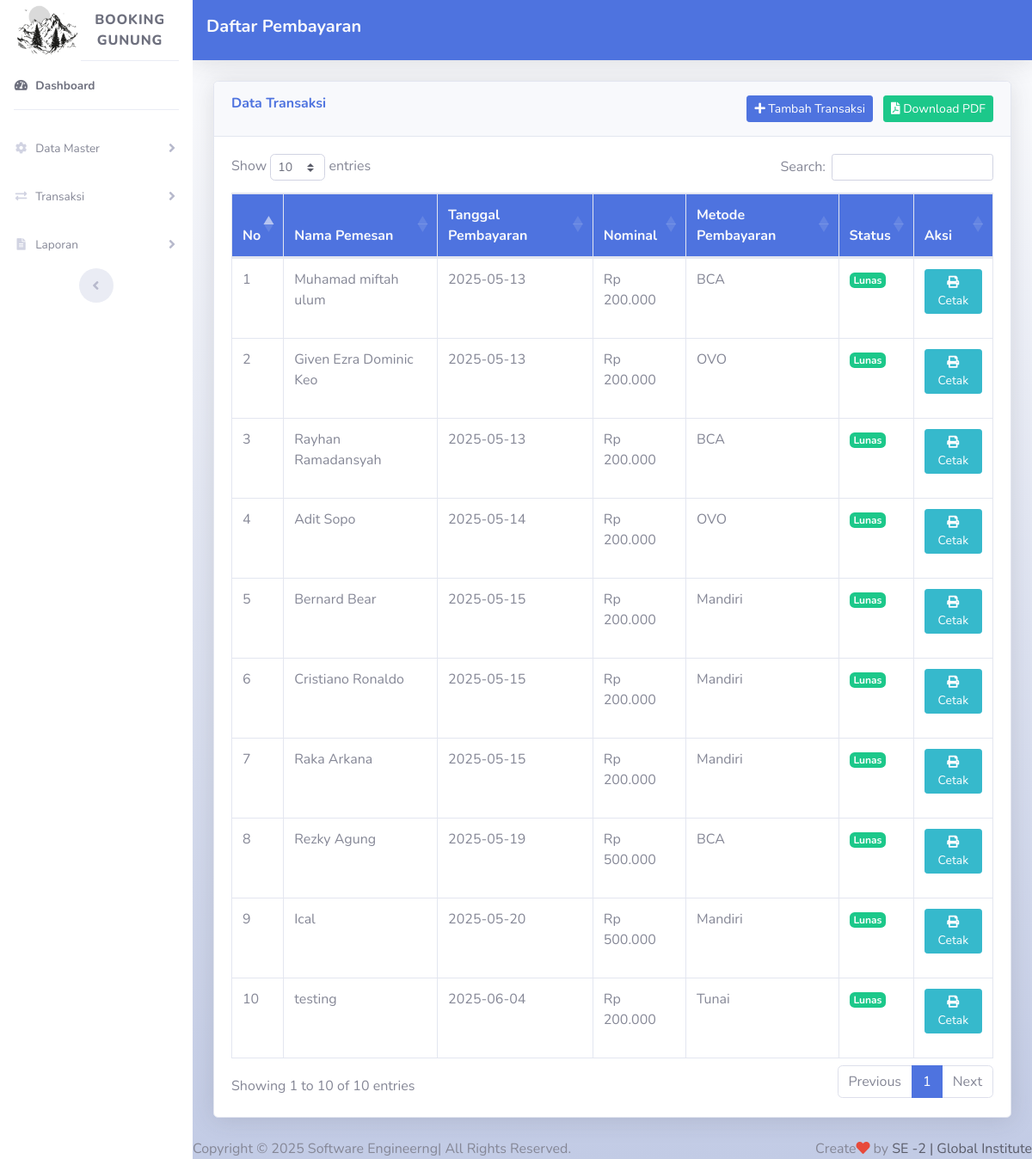
The page /transaksi/pembayaran.php (signed in) on the database its author committed.
### tables this page shows
CREATE TABLE `payments` (
  `id` int(11) NOT NULL,
  `booking_id` int(11) NOT NULL,
  `payment_date` date NOT NULL,
  `amount` decimal(15,2) NOT NULL,
  `payment_method_id` int(11) NOT NULL,
  `payment_status` enum('Lunas','Belum Lunas','Pending') NOT NULL,
  `confirmation_date` datetime DEFAULT NULL,
  `notes` text DEFAULT NULL,
  `created_at` timestamp NOT NULL DEFAULT current_timestamp()
);

CREATE TABLE `booking` (
  `id_booking` int(11) NOT NULL,
  `nama_pemesan` varchar(100) NOT NULL,
  `id_gunung` int(11) NOT NULL,
  `id_jalur` int(11) NOT NULL,
  `id_paket` int(11) NOT NULL,
  `tanggal_booking` date NOT NULL,
  `status` enum('Pending','Confirmed','Canceled') DEFAULT 'Pending',
  `nominal` int(11) NOT NULL,
  `created_at` timestamp NOT NULL DEFAULT current_timestamp(),
  `jumlah_orang` int(11) NOT NULL DEFAULT 1,
  `is_entered` tinyint(1) NOT NULL DEFAULT 0
);

CREATE TABLE `payment_methods` (
  `id` int(11) NOT NULL,
  `method_name` varchar(50) NOT NULL,
  `is_active` tinyint(1) DEFAULT 1,
  `created_at` timestamp NOT NULL DEFAULT current_timestamp()
);

### transaksi/pembayaran.php (the view, shortened to what this page needs)
<?php
include '../config/koneksi.php';
$filter_booking_id = isset($_GET['booking_id']) ? mysqli_real_escape_string($conn, $_GET['booking_id']) : null;
$where_clause = $filter_booking_id ? "WHERE p.booking_id = '$filter_booking_id'" : "";
$query = mysqli_query($conn, "SELECT p.id, p.booking_id, b.nama_pemesan, p.payment_date, p.amount, pm.method_name, p.payment_status
                              FROM payments p
                              JOIN booking b ON p.booking_id = b.id_booking
                              JOIN payment_methods pm ON p.payment_method_id = pm.id
                              $where_clause");
?>
<!DOCTYPE html>
<html lang="en">
<head>
    <link href="../vendor/fontawesome-free/css/all.min.css" rel="stylesheet" type="text/css">
    <link href="../css/sb-admin-2.min.css" rel="stylesheet">
    <link href="https://cdn.datatables.net/1.10.20/css/dataTables.bootstrap4.min.css" rel="stylesheet">
</head>
<body id="page-top">
    <div id="wrapper">
        <?php include "side_bar.php"; ?>
        <div id="content-wrapper" class="d-flex flex-column bg-gradient-light">
            <div id="content">
                <nav class="navbar navbar-expand navbar-dark bg-primary topbar mb-4 static-top shadow">
                    <h5 class="text-light font-weight-bold">Daftar Pembayaran</h5>
                </nav>
                <div class="container-fluid">
                    <div class="card shadow mb-4">
                        <div class="card-header py-3 d-flex justify-content-between">
                            <h6 class="m-0 font-weight-bold text-primary">Data Transaksi</h6>
                            <div>
                                <button class="btn btn-sm btn-primary mr-2" data-toggle="modal" data-target="#tambahTransaksiModal">
                                    <i class="fas fa-plus"></i> Tambah Transaksi
                                </button>
                                <a href="generate_pdf.php" class="btn btn-sm btn-success">
                                    <i class="fas fa-file-pdf"></i> Download PDF
                                </a>
                            </div>
                        </div>
                        <div class="card-body">
                            <div class="table-responsive">
                                <table class="table table-bordered" id="dataTable" width="100%" cellspacing="0">
                                    <thead class="bg-primary text-light">
                                        <tr>
                                            <th>No</th>
                                            <th>Nama Pemesan</th>
                                            <th>Tanggal Pembayaran</th>
                                            <th>Nominal</th>
                                            <th>Metode Pembayaran</th>
                                            <th>Status</th>
                                            <th>Aksi</th>
                                        </tr>
                                    </thead>
                                    <tbody>
                                        <?php
                                        $no = 1;
                                        while ($row = mysqli_fetch_assoc($query)) {
                                        ?>
                                            <tr>
                                                <td><?= $no++; ?></td>
                                                <td><?= htmlspecialchars($row['nama_pemesan']); ?></td>
                                                <td><?= htmlspecialchars($row['payment_date']); ?></td>
                                                <td>Rp <?= number_format($row['amount'], 0, ',', '.'); ?></td>
                                                <td><?= htmlspecialchars($row['method_name']); ?></td>
                                                <td>
                                                    <?php if ($row['payment_status'] == 'Lunas') : ?>
                                                        <span class="badge badge-success">Lunas</span>
                                                    <?php elseif ($row['payment_status'] == 'Belum Lunas') : ?>
                                                        <span class="badge badge-danger">Belum Lunas</span>
                                                    <?php else : ?>
                                                        <span class="badge badge-warning">Pending</span>
                                                    <?php endif; ?>
                                                </td>
                                                <td>
                                                    <a href="cetak_pelunasan.php?payment_id=<?= $row['id']; ?>" class="btn btn-sm btn-info mb-3">
                                                        <i class="fas fa-print"></i> Cetak
                                                    </a>
                                                </td>
                                            </tr>
                                        <?php } ?>
                                    </tbody>
                                </table>
                            </div>
                        </div>
                    </div>
                </div>
            </div>
            <?php include "../footer.php"; ?>
        </div>
    </div>
</body>
</html>

### rows shown on the page
payments: booking.nama_pemesan "Muhamad miftah ulum", payment_date "2025-05-13", amount "200.000", payment_method.method_name "BCA", payment_status "Lunas"
payments: booking.nama_pemesan "Given Ezra Dominic Keo", payment_date "2025-05-13", amount "200.000", payment_method.method_name "OVO", payment_status "Lunas"
payments: booking.nama_pemesan "Rayhan Ramadansyah", payment_date "2025-05-13", amount "200.000", payment_method.method_name "BCA", payment_status "Lunas"
payments: booking.nama_pemesan "Adit Sopo", payment_date "2025-05-14", amount "200.000", payment_method.method_name "OVO", payment_status "Lunas"
payments: booking.nama_pemesan "Bernard Bear", payment_date "2025-05-15", amount "200.000", payment_method.method_name "Mandiri", payment_status "Lunas"
payments: booking.nama_pemesan "Cristiano Ronaldo", payment_date "2025-05-15", amount "200.000", payment_method.method_name "Mandiri", payment_status "Lunas"
payments: booking.nama_pemesan "Raka Arkana", payment_date "2025-05-15", amount "200.000", payment_method.method_name "Mandiri", payment_status "Lunas"
payments: booking.nama_pemesan "Rezky Agung", payment_date "2025-05-19", amount "500.000", payment_method.method_name "BCA", payment_status "Lunas"
payments: booking.nama_pemesan "Ical", payment_date "2025-05-20", amount "500.000", payment_method.method_name "Mandiri", payment_status "Lunas"
payments: booking.nama_pemesan "testing", payment_date "2025-06-04", amount "200.000", payment_method.method_name "Tunai", payment_status "Lunas"
